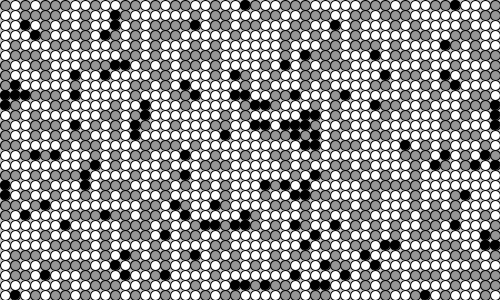
Frame 1 (no input)
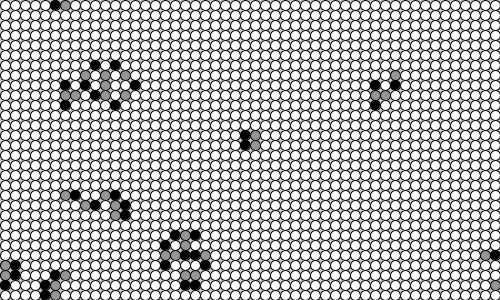
Frame 60 (the mouse pressed at the canvas centre just before this capture)
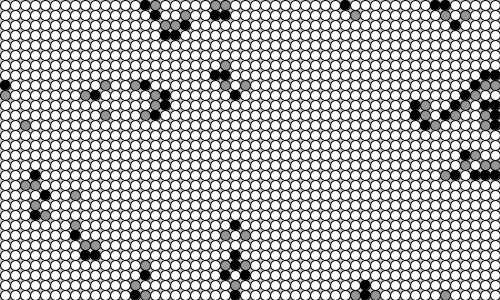
Frame 120 (the mouse held since frame 60 and released just before this capture)

The Processing sketch that drew these frames (run headless with seeded random() and noise(); from frame 60 on, the mouse is pressed at the canvas centre):

// Processing sketch: brain
// ── brain.pde
class Cell {

  float x, y;
  int state, nextState;
  ArrayList<Cell> neighbors;
  int cellSize;

  Cell(float ex, float why, int cS) {
    x = ex * cS;
    y= why * cS;
    cellSize = cS;
    nextState = int(random(3));
    state = nextState;
    neighbors = new ArrayList<Cell>();
  }

  void addNeighbor(Cell cell) {
    neighbors.add(cell);
  }

  void determineNextState() {
     if(state ==0){
       int firingCount =0;
       for(int i=0; i < neighbors.size();i++){
         if(neighbors.get(i).state ==1){
           firingCount++;
         }
       } 
       if(firingCount == 2 ){
         nextState =1;
       }else{
         nextState = state;
       }
     }else if(state ==1){
     nextState = 2;
   }else if(state ==2){
     nextState =0;
   }
    }

  void drawMe() {
    state = nextState;
    stroke(0);
    if (state == 1) {
      fill(0);
    } else if(state==2){
      fill(150);
    }else{
      fill(255);
    }
    ellipse(x, y, cellSize, cellSize);
  }
}

// ── main2.pde
int cellSize = 10;
int numX, numY;
Cell[][] cellArr;


void setup(){
  size(500,300);
  numX = floor(width / cellSize);
  numY = floor(height/cellSize);
  restart();
}

void restart(){
  cellArr = new Cell[numX][numY];
  for(int x = 0; x <  numX; x++){
    for(int y = 0 ; y < numY; y++){
      Cell newCell = new Cell(x,y, cellSize);
      cellArr[x][y] = newCell;
    }
  }
  
   for(int x = 0; x <  numX; x++){
    for(int y = 0 ; y < numY; y++){
      
      int above = y-1;
      int below = y+1;
      int left = x-1;
      int right = x+1;
      if(above <0){above = numY-1;}
      if(below== numY){below = 0;}
      if(left <0){left = numX-1;}
      if(right ==numX){right =0;}
      addNeighbors(x,y,above, below, right,left);
    }
   }
}

void addNeighbors(int x, int y, int above, int below, int right, int left){
  cellArr[x][y].addNeighbor(cellArr[left][above]);
    cellArr[x][y].addNeighbor(cellArr[left][y]);
  cellArr[x][y].addNeighbor(cellArr[left][below]);
  cellArr[x][y].addNeighbor(cellArr[x][below]);
  cellArr[x][y].addNeighbor(cellArr[right][below]);
    cellArr[x][y].addNeighbor(cellArr[right][y]);

    cellArr[x][y].addNeighbor(cellArr[right][above]);
    cellArr[x][y].addNeighbor(cellArr[x][above]);
}

void draw(){
  background(200);
  for(int x=0; x <numX; x++){
    for(int y = 0; y< numY; y++){
      cellArr[x][y].determineNextState();
      
    }
  }
  translate(cellSize/2, cellSize/2);
  //must be done twice so that each cell can change based on static neighbor
    for(int x = 0; x <  numX; x++){
    for(int y = 0 ; y < numY; y++){
      cellArr[x][y].drawMe();
    }
    }
}



void mousePressed(){restart();}
